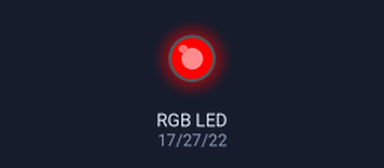
The program below on a simulated Raspberry Pi (BCM pin numbers). On the bench: an RGB LED mixed from three pins (HIGH = lit).

Above: at 0.2 s.
At 1.2 s:
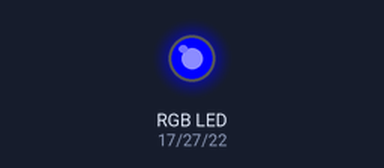
At 1.7 s:
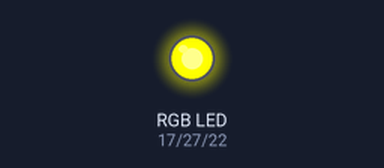
At 2.2 s:
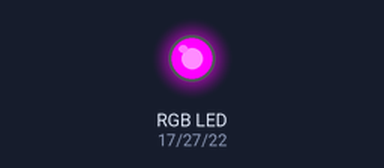
At 3.7 s:
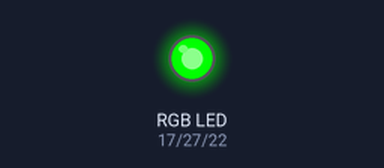
At 5.7 s:
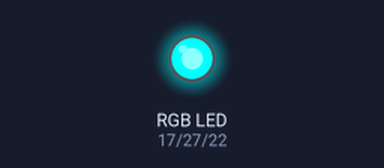
Timing chart, 0 to 6.9 s (numbered marks = the images above):
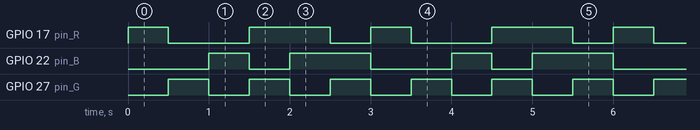

Measured:
- by itself, GPIO 17 (pin_R): repeats every 3.0 s: LOW 1.0 s, HIGH 1.0 s, LOW 0.50 s, HIGH 0.50 s
- by itself, GPIO 22 (pin_B): repeats every 3.0 s: LOW 0.50 s, HIGH 1.0 s, LOW 1.0 s, HIGH 0.50 s
- by itself, GPIO 27 (pin_G): alternates HIGH for 0.50 s and LOW for 0.50 s

The program:

rgb_led.py
```python
#! /usr/bin/env python import RPi.GPIO as GPIO

import RPi.GPIO as GPIO
import time

colors = [0xFF0000, 0x00FF00, 0x0000FF, 0xFFFF00, 0xFF00FF, 0x00FFFF]
pins = {'pin_R': 17, 'pin_G': 27, 'pin_B': 22}

GPIO.setmode(GPIO.BCM)
for i in pins:
    GPIO.setup(pins[i], GPIO.OUT)
    GPIO.output(pins[i], GPIO.HIGH)

p_R = GPIO.PWM(pins['pin_R'], 2000)
p_G = GPIO.PWM(pins['pin_G'], 2000)
p_B = GPIO.PWM(pins['pin_B'], 5000)

p_R.start(0)
p_G.start(0)
p_B.start(0)

def map(x, in_min, in_max, out_min, out_max):
    return (x - in_min) * (out_max - out_min) / (in_max - in_min) + out_min

def setColor(color):
    R_val = (color & 0xFF0000) >> 16
    G_val = (color & 0x00FF00) >> 8
    B_val = (color & 0x0000FF) >> 0

    R_val = map(R_val, 0, 255, 0, 100)
    G_val = map(G_val, 0, 255, 0, 100)
    B_val = map(B_val, 0, 255, 0, 100)

    p_R.ChangeDutyCycle(R_val)
    p_G.ChangeDutyCycle(G_val)
    p_B.ChangeDutyCycle(B_val)

try:
    while True:
        for color in colors:
            setColor(color)
            time.sleep(0.5)
except KeyboardInterrupt:
    p_R.stop()
    p_G.stop()
    p_B.stop()
    for i in pins:
        GPIO.output(pins[i], GPIO.HIGH)
    GPIO.cleanup()
```
